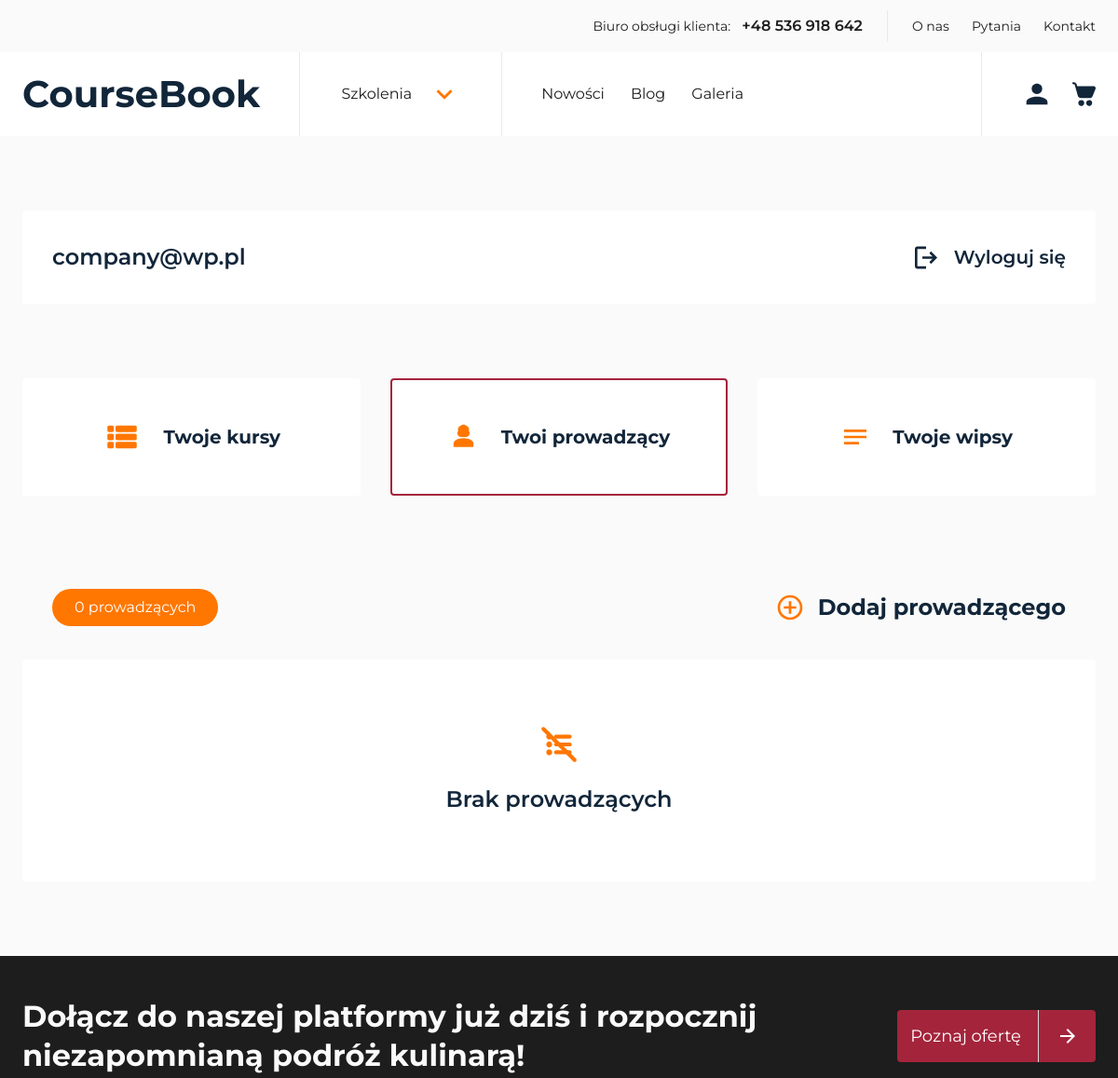
The app's page /account-instructors (signed in, upper part), older data.
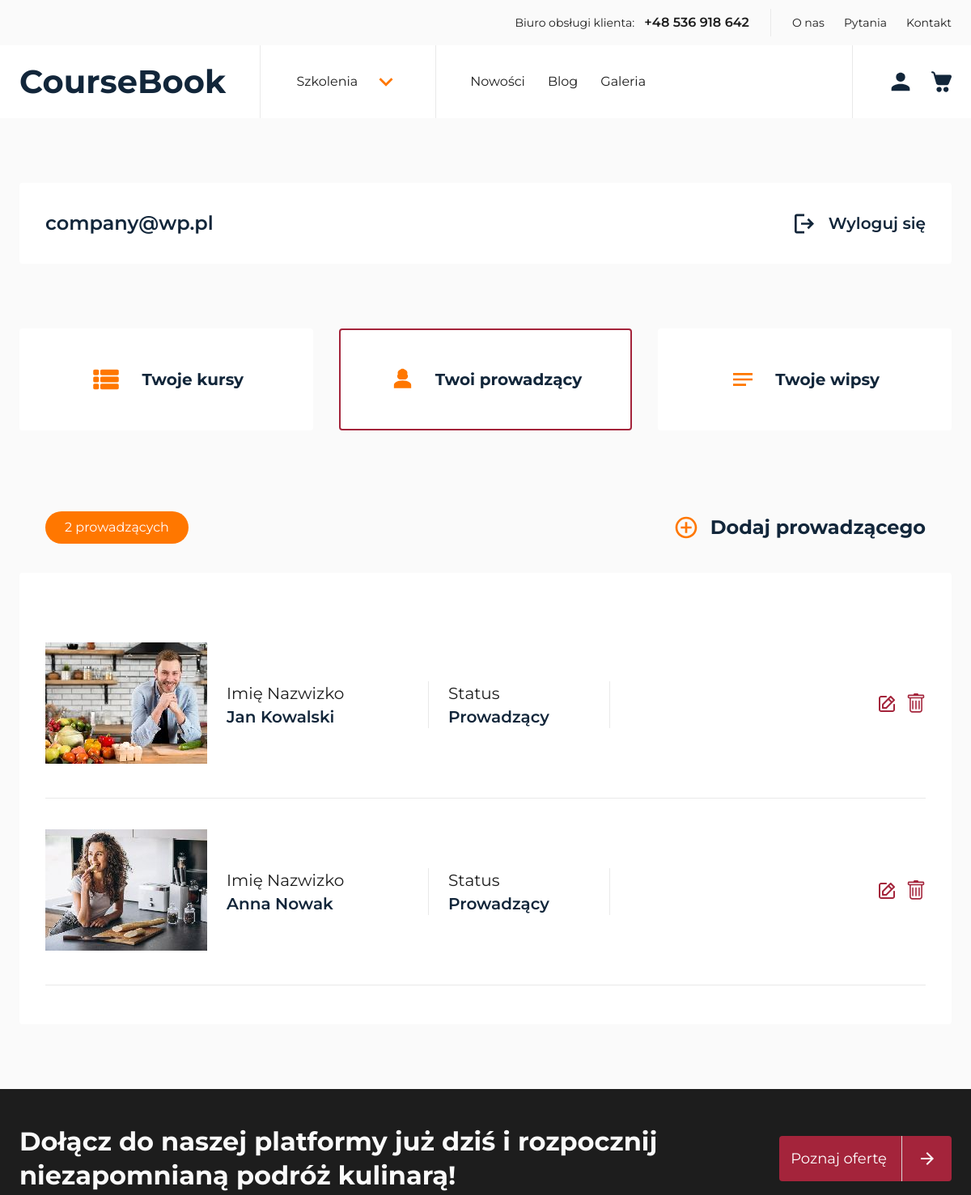
The same page, newer data.
### coursebookapp/models/instructor.py (models this page shows, shortened)
class Instructor(models.Model):
    app_user = models.ForeignKey(
        AppUser, on_delete=models.CASCADE, related_name="instructors_created"
    )
    first_name = models.CharField(max_length=50)
    last_name = models.CharField(max_length=50)
    description = models.TextField()
    def get_upload_path(instance, filename):
        company_name_slug = slugify(instance.app_user.company_name)
        return f"instructors/{company_name_slug}/{filename}"
    photo = models.ImageField(upload_to=get_upload_path, blank=True)
    photo_thumb = models.ImageField(upload_to=get_upload_path, blank=True)

### coursebookapp/views/account_instructors_view.py (the view, shortened to what this page needs)
@method_decorator(login_required(login_url="login"), name="dispatch")
class AccountInstructorsView(generics.ListCreateAPIView):
    parser_classes = [MultiPartParser]
    serializer_class = InstructorSerializer
    template_name = "pages/account-instructors.html"
    def get(self, request, *args, **kwargs):
        user = request.user
        isMember = check_membership(user)
        instructors = Instructor.objects.filter(app_user=user)
        context = {
            "user": user,
            "isMember": isMember,
            "instructors": instructors,
        }
        return render(request, self.template_name, context)

### coursebookapp/helpers/check_membership.py (called while the page is built)
def check_membership(user):
    if user.is_authenticated:
        app_user = get_object_or_404(AppUser, id=user.id)
        return app_user.is_member(group_name="customer")
    return False

### coursebookapp/models/app_user.py (called while the page is built)
    def is_member(self, group_name):
        return self.groups.filter(name=group_name).exists()

### templates/pages/account-instructors.html (shortened to what this page needs)
{% extends "layout/base.html" %} {% block styles %}
<link rel="stylesheet" href="{% static 'css/global.min.css' %}" />
<link rel="stylesheet" href="{% static 'css/account.min.css' %}" />
{% endblock %} {% block content %}
<section class="user-bar">
  <div class="container">
    <div class="user-bar__inner">
      <div class="user-bar__user">{{user}}</div>
      <a href="{% url 'logout' %}" class="user-bar__logout">
        Wyloguj się
      </a>
    </div>
  </div>
</section>
{% include 'partials/account_panel.html' %} {%if isMember%}
<section class="list">
  <div class="container">
    <div class="list__inner">
      <h1>Brak kursów</h1>
    </div>
  </div>
</section>
{%else%}
<section class="list">
  <div class="container">
    <div class="list__panel">
      <div class="list__panel-counter">
        {% if instructors|length == 1 %}
        <p>{{ instructors|length }} prowadzący</p>
        {% else %}
        <p>{{ instructors|length }} prowadzących</p>
        {% endif %}
      </div>
      <div data-action="instructor" class="list__panel-add jsAccountAdd">
        Dodaj prowadzącego
      </div>
    </div>
    <div class="list__inner">
      {% if instructors %} {% for instructor in instructors %}
      <div class="list__item list__item--instructor">
        <div class="list__item-image">
          {% if instructor.photo %}
          <img
            loading="lazy"
            width="200"
            height="150"
            src="{{instructor.photo_thumb.url}}"
            alt=""
          />
          {% endif %}
        </div>
        <div class="list__item-box">
          <p class="list__box-title">Imię Nazwizko</p>
          <p class="list__box-name">
            {{instructor.first_name}} {{instructor.last_name}}
          </p>
        </div>
        <div class="list__item-box">
          <p class="list__box-title">Status</p>
          <p class="list__box-name">Prowadzący</p>
        </div>
        <div class="list__item-controls">
          <button class="list__item-edit" href="#">
          </button>
          <form
            method="POST"
            action="{% url 'delete_instructor' instructor.id %}"
            class=""
          >
            <button class="list__item-edit" type="submit">
            </button>
          </form>
        </div>
      </div>
      {% endfor %} {% else %}
      <div class="list__empty">
        <p class="list__empty-name">Brak prowadzących</p>
      </div>
      {% endif %}
    </div>
  </div>
</section>
{%endif%} {% endblock %}

Row changes from the older to the newer data that the page shows:
added Instructor: photo_thumb (picture), first_name "Jan", last_name "Kowalski"
added Instructor: photo_thumb (picture), first_name "Anna", last_name "Nowak"
Text that changed along with them:
{{ instructors|length }}: "0" → "2"
text no longer shown: "Brak prowadzących"
